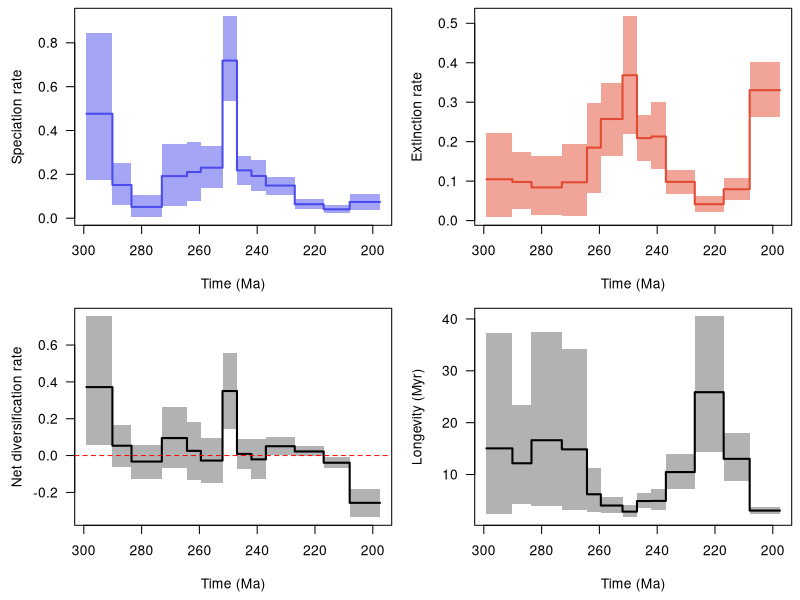

This figure's R source:
pdf(file='C:/Users/SimoesLabAdmin/Documents/BDNN_Arielli/reptilia/mcmc_fixshift_predictors/C_bdnn_stdscaled_only/combined_logs/combined_10_RTT.pdf', width = 9, height = 6, useDingbats = FALSE)

layout(matrix(1:4, ncol = 2, nrow = 2, byrow = TRUE))
par(las = 1, mar = c(4.5, 4.5, 0.5, 0.5))
time_vec=c(299.08935546875, 290.10001,290.1,283.50001,283.5,273.00001,273.0,264.30001,264.3,259.50001,259.5,252.00001,252.0,247.00001,247.0,242.00001,242.0,237.00001,237.0,227.00001,227.0,217.00001,217.0,208.00001,208.0,197.52094268798828)
sp_mean=c(0.47648883559529537, 0.47648883559529537,0.15160998485038218,0.15160998485038218,0.05142221782496477,0.05142221782496477,0.19205521877641302,0.19205521877641302,0.21053973254311623,0.21053973254311623,0.23025432725970102,0.23025432725970102,0.7188537460658728,0.7188537460658728,0.2182053087836722,0.2182053087836722,0.1924829983606404,0.1924829983606404,0.14880620449157783,0.14880620449157783,0.06382016386363938,0.06382016386363938,0.040625919337959886,0.040625919337959886,0.07395880503748034,0.07395880503748034)
sp_lwr=c(0.17529651049234568, 0.17529651049234568,0.05811835323593761,0.05811835323593761,0.004194409850966229,0.004194409850966229,0.05389648931994763,0.05389648931994763,0.08023864631966549,0.08023864631966549,0.1367265704293901,0.1367265704293901,0.5326294729694117,0.5326294729694117,0.15346989171138814,0.15346989171138814,0.12462489654037699,0.12462489654037699,0.10691169816956576,0.10691169816956576,0.04005411032253342,0.04005411032253342,0.023618136554084384,0.023618136554084384,0.03807889249839755,0.03807889249839755)
sp_upr=c(0.8445418448671915, 0.8445418448671915,0.251483954649399,0.251483954649399,0.10594122323374254,0.10594122323374254,0.33740546794455145,0.33740546794455145,0.34946252124663973,0.34946252124663973,0.33101380153783433,0.33101380153783433,0.9208049793560132,0.9208049793560132,0.2841044263113761,0.2841044263113761,0.26392211654072956,0.26392211654072956,0.19007395948797268,0.19007395948797268,0.08638713263708266,0.08638713263708266,0.05803763784835506,0.05803763784835506,0.11077517410181127,0.11077517410181127)
ex_mean=c(0.1048598309183623, 0.1048598309183623,0.09790316380170598,0.09790316380170598,0.08402722045726597,0.08402722045726597,0.09704263912023608,0.09704263912023608,0.1849605580748938,0.1849605580748938,0.25735843766658095,0.25735843766658095,0.368382757976223,0.368382757976223,0.20899651968956348,0.20899651968956348,0.21315041306049043,0.21315041306049043,0.09809980974167225,0.09809980974167225,0.04151616884202664,0.04151616884202664,0.07948029302856982,0.07948029302856982,0.33057030033959267,0.33057030033959267)
ex_lwr=c(0.00841402406177708, 0.00841402406177708,0.03061583825741051,0.03061583825741051,0.013486721598941194,0.013486721598941194,0.01185062327418882,0.01185062327418882,0.06906192746731032,0.06906192746731032,0.16263911827745797,0.16263911827745797,0.22033803221220818,0.22033803221220818,0.15214101010727774,0.15214101010727774,0.1307781786151054,0.1307781786151054,0.06702433695989554,0.06702433695989554,0.021890342232683813,0.021890342232683813,0.05154678288834246,0.05154678288834246,0.26320895682504014,0.26320895682504014)
ex_upr=c(0.222786280754692, 0.222786280754692,0.17295477789772082,0.17295477789772082,0.164204825926957,0.164204825926957,0.19374141482890597,0.19374141482890597,0.298537754827363,0.298537754827363,0.34984300969829263,0.34984300969829263,0.5176540187346423,0.5176540187346423,0.26853524939380236,0.26853524939380236,0.2999513234788145,0.2999513234788145,0.12943628376786412,0.12943628376786412,0.06318465584876581,0.06318465584876581,0.10747687643323844,0.10747687643323844,0.4017091455276063,0.4017091455276063)
div_mean=c(0.37162900467693644, 0.37162900467693644,0.0537068210486782,0.0537068210486782,-0.03260500263230207,-0.03260500263230207,0.09501257965617992,0.09501257965617992,0.025579174468220934,0.025579174468220934,-0.027104110406880374,-0.027104110406880374,0.35047098808964167,0.35047098808964167,0.00920878909410819,0.00920878909410819,-0.02066741469984938,-0.02066741469984938,0.05070639474990479,0.05070639474990479,0.022303995021612587,0.022303995021612587,-0.03885437369060925,-0.03885437369060925,-0.25661149530211036,-0.25661149530211036)
div_lwr=c(0.05939847518645133, 0.05939847518645133,-0.06202852353489034,-0.06202852353489034,-0.1287800870156663,-0.1287800870156663,-0.06858203471034376,-0.06858203471034376,-0.13146100485374823,-0.13146100485374823,-0.15041744821503358,-0.15041744821503358,0.1422827482927025,0.1422827482927025,-0.07108369538245715,-0.07108369538245715,-0.12864475823525165,-0.12864475823525165,0.001261477903279823,0.001261477903279823,-0.004116306659471887,-0.004116306659471887,-0.06893845715957381,-0.06893845715957381,-0.33482723966997424,-0.33482723966997424)
div_upr=c(0.7558042754704511, 0.7558042754704511,0.16598162591042293,0.16598162591042293,0.05867548529219289,0.05867548529219289,0.2614622926144931,0.2614622926144931,0.18195861123002788,0.18195861123002788,0.09290543673826318,0.09290543673826318,0.55751348252963,0.55751348252963,0.09170281376350412,0.09170281376350412,0.08791040543347642,0.08791040543347642,0.10063307184054003,0.10063307184054003,0.05037123280133152,0.05037123280133152,-0.009549833453075252,-0.009549833453075252,-0.18173486176777343,-0.18173486176777343)
long_mean=c(15.047196379027014, 15.047196379027014,12.174906350250666,12.174906350250666,16.620279282995163,16.620279282995163,14.859512814244276,14.859512814244276,6.200383939462831,6.200383939462831,4.027174026657382,4.027174026657382,2.8472577539407986,2.8472577539407986,4.891275923840154,4.891275923840154,4.921051953970724,4.921051953970724,10.478819396869577,10.478819396869577,25.877045925884893,25.877045925884893,13.027692182609352,13.027692182609352,3.060365217848746,3.060365217848746)
long_lwr=c(2.417926727190974, 2.417926727190974,4.386664120714117,4.386664120714117,4.012949390158769,4.012949390158769,3.229615489578953,3.229615489578953,2.795047159507478,2.795047159507478,2.6632911668561143,2.6632911668561143,1.7646949963440999,1.7646949963440999,3.6151905495849235,3.6151905495849235,3.0914656231494626,3.0914656231494626,7.252545267763339,7.252545267763339,14.260489225914796,14.260489225914796,8.688408805126821,8.688408805126821,2.4354351159683696,2.4354351159683696)
long_upr=c(37.22067064292501, 37.22067064292501,23.411912369008547,23.411912369008547,37.556542608037574,37.556542608037574,34.17179027622995,34.17179027622995,11.312338784241085,11.312338784241085,5.61855900829479,5.61855900829479,4.137637151942799,4.137637151942799,6.360093242121025,6.360093242121025,7.148606618901812,7.148606618901812,14.005173523277785,14.005173523277785,40.50354130567318,40.50354130567318,18.023272645826296,18.023272645826296,3.7204761635727386,3.7204761635727386)
xlim = c(299.08935546875, 197.52094268798828)
ylim = c(0.004194409850966229, 0.9208049793560132)
not_NA = !is.na(sp_mean)
plot(time_vec[not_NA], sp_mean[not_NA], type = 'n', xlim = xlim, ylim = ylim, xlab = 'Time (Ma)', ylab = 'Speciation rate')
polygon(c(time_vec[not_NA], rev(time_vec[not_NA])), c(sp_lwr[not_NA], rev(sp_upr[not_NA])), col = adjustcolor('#4c4cec', alpha = 0.5), border = NA)
lines(time_vec[not_NA], sp_mean[not_NA], col = '#4c4cec', lwd = 2)
ylim = c(0.00841402406177708, 0.5176540187346423)
not_NA = !is.na(ex_mean)
plot(time_vec[not_NA], ex_mean[not_NA], type = 'n', xlim = xlim, ylim = ylim, xlab = 'Time (Ma)', ylab = 'Extinction rate')
polygon(c(time_vec[not_NA], rev(time_vec[not_NA])), c(ex_lwr[not_NA], rev(ex_upr[not_NA])), col = adjustcolor('#e34a33', alpha = 0.5), border = NA)
lines(time_vec[not_NA], ex_mean[not_NA], col = '#e34a33', lwd = 2)
ylim = c(-0.33482723966997424, 0.7558042754704511)
not_NA = !is.na(div_mean)
plot(time_vec[not_NA], div_mean[not_NA], type = 'n', xlim = xlim, ylim = ylim, xlab = 'Time (Ma)', ylab = 'Net diversification rate')
polygon(c(time_vec[not_NA], rev(time_vec[not_NA])), c(div_lwr[not_NA], rev(div_upr[not_NA])), col = adjustcolor('black', alpha = 0.3), border = NA)
lines(time_vec[not_NA], div_mean[not_NA], col = 'black', lwd = 2)
abline(h = 0, col = 'red', lty = 2)
ylim = c(1.7646949963440999, 40.50354130567318)
not_NA = !is.na(long_mean)
plot(time_vec[not_NA], long_mean[not_NA], type = 'n', xlim = xlim, ylim = ylim, xlab = 'Time (Ma)', ylab = 'Longevity (Myr)')
polygon(c(time_vec[not_NA], rev(time_vec[not_NA])), c(long_lwr[not_NA], rev(long_upr[not_NA])), col = adjustcolor('black', alpha = 0.3), border = NA)
lines(time_vec[not_NA], long_mean[not_NA], col = 'black', lwd = 2)
dev.off()
